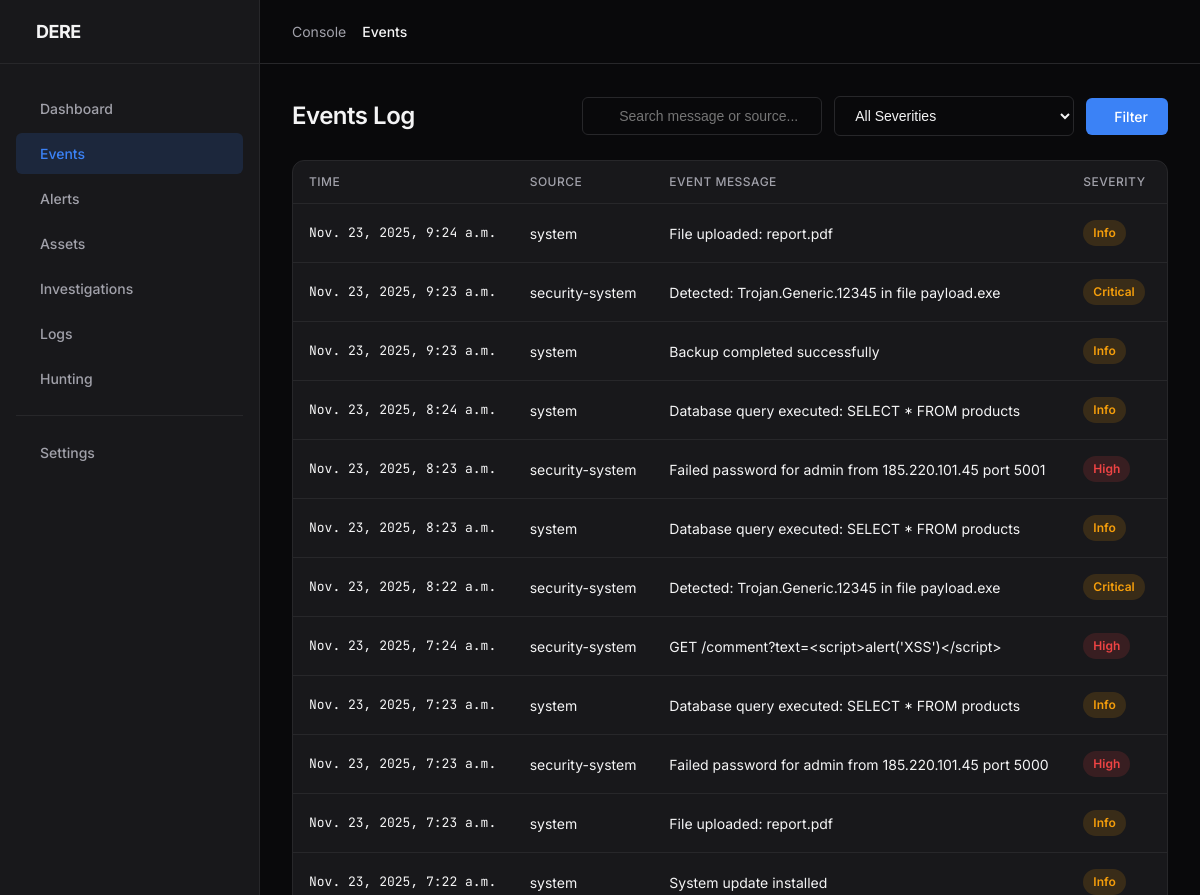
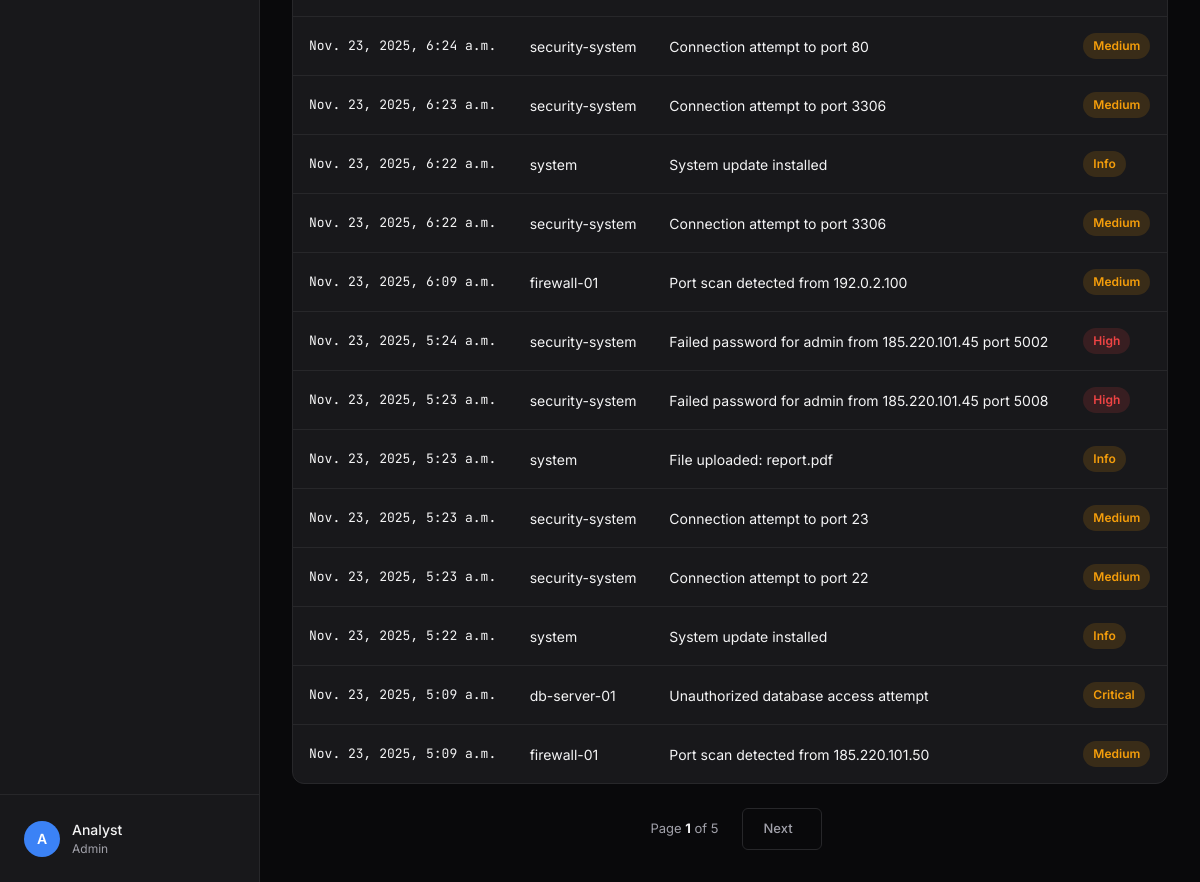
Screenshot of /events/ (signed in) with the database file from the repository (2 pictures, top to bottom).
### apps/core/models.py (models this page shows, shortened)
class Event(models.Model):
    SEVERITY_CHOICES = [
        ('info', 'Info'),
        ('low', 'Low'),
        ('medium', 'Medium'),
        ('high', 'High'),
        ('critical', 'Critical'),
    ]
    EVENT_CATEGORIES = [
        ('authentication', 'Authentication'),
        ('network', 'Network'),
        ('malware', 'Malware'),
        ('data_access', 'Data Access'),
        ('system', 'System'),
        ('application', 'Application'),
        ('threat', 'Threat'),
    ]
    time = models.DateTimeField(db_index=True)
    source = models.CharField(max_length=128, db_index=True)
    log_source = models.ForeignKey(LogSource, null=True, blank=True, on_delete=models.SET_NULL)
    message = models.TextField()
    raw_log = models.TextField(blank=True)
    severity = models.CharField(max_length=16, choices=SEVERITY_CHOICES, default='info', db_index=True)
    category = models.CharField(max_length=32, choices=EVENT_CATEGORIES, default='system')
    asset = models.ForeignKey(Asset, null=True, blank=True, on_delete=models.SET_NULL)
    source_ip = models.GenericIPAddressField(null=True, blank=True, db_index=True)
    dest_ip = models.GenericIPAddressField(null=True, blank=True)
    source_port = models.IntegerField(null=True, blank=True)
    dest_port = models.IntegerField(null=True, blank=True)
    username = models.CharField(max_length=128, blank=True, db_index=True)
    process_name = models.CharField(max_length=256, blank=True)
    file_path = models.CharField(max_length=512, blank=True)
    protocol = models.CharField(max_length=32, blank=True)
    action = models.CharField(max_length=64, blank=True)
    result = models.CharField(max_length=64, blank=True)
    source_geo_country = models.CharField(max_length=64, blank=True)
    source_geo_city = models.CharField(max_length=128, blank=True)
    source_geo_lat = models.FloatField(null=True, blank=True)
    source_geo_lon = models.FloatField(null=True, blank=True)
    tags = models.TextField(blank=True)  # JSON array
    custom_fields = models.TextField(blank=True)  # JSON object
    created = models.DateTimeField(auto_now_add=True)
    class Meta:
        ordering = ['-time']
        indexes = [
            models.Index(fields=['-time', 'severity']),
            models.Index(fields=['source_ip', '-time']),
        ]

### apps/core/views.py (the view)
# urls.py: path('events/', views.events, name='events'),
@login_required
def events(request):
    qs = Event.objects.all()
    q = request.GET.get('q', '')
    severity = request.GET.get('severity', '')
    category = request.GET.get('category', '')
    source_ip = request.GET.get('source_ip', '')
    username = request.GET.get('username', '')
    time_range = request.GET.get('time_range', '24h')
    if q:
        qs = qs.filter(Q(message__icontains=q) | Q(source__icontains=q))
    if severity:
        qs = qs.filter(severity=severity)
    if category:
        qs = qs.filter(category=category)
    if source_ip:
        qs = qs.filter(source_ip=source_ip)
    if username:
        qs = qs.filter(username__icontains=username)
    now = timezone.now()
    if time_range == '1h':
        qs = qs.filter(time__gte=now - timedelta(hours=1))
    elif time_range == '24h':
        qs = qs.filter(time__gte=now - timedelta(hours=24))
    elif time_range == '7d':
        qs = qs.filter(time__gte=now - timedelta(days=7))
    elif time_range == '30d':
        qs = qs.filter(time__gte=now - timedelta(days=30))
    paginator = Paginator(qs, 25)
    page_number = request.GET.get('page')
    page_obj = paginator.get_page(page_number)
    context = {
        'page_obj': page_obj,
        'q': q,
        'severity': severity,
        'category': category,
        'source_ip': source_ip,
        'username': username,
        'time_range': time_range,
        'severity_choices': Event.SEVERITY_CHOICES,
        'category_choices': Event.EVENT_CATEGORIES,
    }
    return render(request, 'siem/events.html', context)

### templates/siem/events.html (shortened to what this page needs)
{% extends 'base.html' %}
{% block page_title %}Events{% endblock %}
{% block content %}
<div class="container">
  <div class="top-row">
    <h2>Events Log</h2>
    <form method="get" class="center" style="flex-wrap: wrap; justify-content: flex-end;">
      <div style="position: relative;">
        <input class="input" type="text" name="q" placeholder="Search message or source..." value="{{ q|default:'' }}"
          style="padding-left: 36px;">
      </div>
      <select class="input" name="severity">
        <option value="">All Severities</option>
      </select>
      <button class="btn" type="submit">
         Filter
      </button>
    </form>
  </div>
  <div class="card full-width" style="padding: 0; overflow: hidden;">
    <div class="table-container">
      <table class="table">
        <thead>
          <tr>
            <th>Time</th>
            <th>Source</th>
            <th>Event Message</th>
            <th>Severity</th>
          </tr>
        </thead>
        <tbody>
          {% for e in page_obj.object_list %}
          <tr>
            <td style="font-family: 'JetBrains Mono'; font-size: 13px; white-space: nowrap;">{{ e.time }}</td>
            <td>{{ e.source }}</td>
            <td>{{ e.message }}</td>
            <td>
              <span
                class="severity {% if e.severity == 'low' %}sev-low{% elif e.severity == 'high' %}sev-high{% else %}sev-medium{% endif %}">
                {{ e.severity }}
              </span>
            </td>
          </tr>
          {% empty %}
          <tr>
            <td colspan="4" class="center" style="padding: 32px; color: var(--text-muted);">No events found matching
              your criteria.</td>
          </tr>
          {% endfor %}
        </tbody>
      </table>
    </div>
  </div>
  <div class="center" style="margin-top: 24px; justify-content: center;">
    <span class="muted small" style="margin: 0 12px;">
      Page <strong style="color: var(--text-main);">{{ page_obj.number }}</strong> of {{ page_obj.paginator.num_pages }}
    </span>
    {% if page_obj.has_next %}
    <a class="btn ghost small" href="?page={{ page_obj.next_page_number }}&q={{ q|urlencode }}&severity={{ severity }}">
      Next
    </a>
    {% endif %}
  </div>
</div>
{% endblock %}

### static/css/styles.css (style rules this page uses)
:root { --bg-app: #09090b; --bg-panel: #18181b; --bg-card: #18181b; --bg-hover: #27272a; --text-main: #f4f4f5; --text-muted: #a1a1aa; --text-dim: #52525b; --accent-primary: #3b82f6; --accent-hover: #2563eb; --accent-glow: rgba(59, 130, 246, 0.15); --status-success: #10b981; --status-warning: #f59e0b; --status-danger: #ef4444; --status-info: #06b6d4; --border-subtle: #27272a; --border-focus: #3b82f6; --sidebar-width: 260px; --header-height: 64px; --radius-sm: 6px; --radius-md: 12px; --radius-lg: 16px; }
*, *::before, *::after { box-sizing: border-box; margin: 0; padding: 0; }
body { font-family: 'Inter', system-ui, -apple-system, sans-serif; background-color: var(--bg-app); color: var(--text-main); line-height: 1.5; -webkit-font-smoothing: antialiased; height: 100vh; overflow: hidden; }
a { text-decoration: none; color: inherit; transition: 0.2s; }
button { font-family: inherit; }
.container { max-width: 1200px; margin: 0 auto; }
.top-row { display: flex; justify-content: space-between; align-items: center; margin-bottom: 24px; flex-wrap: wrap; gap: 16px; }
h2 { font-size: 24px; font-weight: 600; letter-spacing: -0.5px; }
.card { background-color: var(--bg-panel); border: 1px solid var(--border-subtle); border-radius: var(--radius-md); padding: 24px; display: flex; flex-direction: column; transition: transform 0.2s, box-shadow 0.2s; }
.table-container { overflow-x: auto; }
.table { width: 100%; border-collapse: collapse; font-size: 14px; }
.table th { text-align: left; padding: 12px 16px; color: var(--text-muted); font-weight: 500; border-bottom: 1px solid var(--border-subtle); font-size: 12px; text-transform: uppercase; letter-spacing: 0.5px; }
.table td { padding: 16px; border-bottom: 1px solid var(--border-subtle); color: var(--text-main); }
.table tr:last-child td { border-bottom: none; }
.severity { display: inline-flex; align-items: center; padding: 4px 10px; border-radius: 999px; font-size: 12px; font-weight: 600; text-transform: capitalize; }
.sev-medium { background: rgba(245, 158, 11, 0.15); color: var(--status-warning); }
.sev-high { background: rgba(239, 68, 68, 0.15); color: var(--status-danger); }
.input { background-color: var(--bg-app); border: 1px solid var(--border-subtle); color: var(--text-main); padding: 10px 16px; border-radius: var(--radius-sm); font-size: 14px; outline: none; transition: 0.2s; min-width: 240px; }
.btn { background-color: var(--accent-primary); color: white; border: none; padding: 10px 20px; border-radius: var(--radius-sm); font-weight: 500; font-size: 14px; cursor: pointer; transition: 0.2s; display: inline-flex; align-items: center; gap: 8px; }
.btn.ghost { background-color: transparent; color: var(--text-muted); border: 1px solid var(--border-subtle); }
.muted { color: var(--text-muted); }
.small { font-size: 13px; }
.center { display: flex; align-items: center; gap: 12px; }
.full-width { grid-column: 1 / -1; }

### rows the page displays
Event: time "Nov. 23, 2025, 9:24 a.m.", source "system", message "File uploaded: report.pdf", severity "Info"
Event: time "Nov. 23, 2025, 9:23 a.m.", source "security-system", message "Detected: Trojan.Generic.12345 in file payload.exe", severity "Critical"
Event: time "Nov. 23, 2025, 9:23 a.m.", source "system", message "Backup completed successfully", severity "Info"
Event: time "Nov. 23, 2025, 8:24 a.m.", source "system", message "Database query executed: SELECT * FROM products", severity "Info"
Event: time "Nov. 23, 2025, 8:23 a.m.", source "security-system", message "Failed password for admin from 185.220.101.45 port 5001", severity "High"
Event: time "Nov. 23, 2025, 8:23 a.m.", source "system", message "Database query executed: SELECT * FROM products", severity "Info"
Event: time "Nov. 23, 2025, 8:22 a.m.", source "security-system", message "Detected: Trojan.Generic.12345 in file payload.exe", severity "Critical"
Event: time "Nov. 23, 2025, 7:24 a.m.", source "security-system", message "GET /comment?text=<script>alert('XSS')</script>", severity "High"
Event: time "Nov. 23, 2025, 7:23 a.m.", source "system", message "Database query executed: SELECT * FROM products", severity "Info"
Event: time "Nov. 23, 2025, 7:23 a.m.", source "security-system", message "Failed password for admin from 185.220.101.45 port 5000", severity "High"
Event: time "Nov. 23, 2025, 7:23 a.m.", source "system", message "File uploaded: report.pdf", severity "Info"
Event: time "Nov. 23, 2025, 7:22 a.m.", source "system", message "System update installed", severity "Info"
Event: time "Nov. 23, 2025, 6:24 a.m.", source "security-system", message "Connection attempt to port 80", severity "Medium"
Event: time "Nov. 23, 2025, 6:23 a.m.", source "security-system", message "Connection attempt to port 3306", severity "Medium"
Event: time "Nov. 23, 2025, 6:22 a.m.", source "system", message "System update installed", severity "Info"
Event: time "Nov. 23, 2025, 6:22 a.m.", source "security-system", message "Connection attempt to port 3306", severity "Medium"
Event: time "Nov. 23, 2025, 6:09 a.m.", source "firewall-01", message "Port scan detected from 192.0.2.100", severity "Medium"
Event: time "Nov. 23, 2025, 5:24 a.m.", source "security-system", message "Failed password for admin from 185.220.101.45 port 5002", severity "High"
Event: time "Nov. 23, 2025, 5:23 a.m.", source "security-system", message "Failed password for admin from 185.220.101.45 port 5008", severity "High"
Event: time "Nov. 23, 2025, 5:23 a.m.", source "system", message "File uploaded: report.pdf", severity "Info"
Event: time "Nov. 23, 2025, 5:23 a.m.", source "security-system", message "Connection attempt to port 23", severity "Medium"
Event: time "Nov. 23, 2025, 5:23 a.m.", source "security-system", message "Connection attempt to port 22", severity "Medium"
Event: time "Nov. 23, 2025, 5:22 a.m.", source "system", message "System update installed", severity "Info"
Event: time "Nov. 23, 2025, 5:09 a.m.", source "db-server-01", message "Unauthorized database access attempt", severity "Critical"
Event: time "Nov. 23, 2025, 5:09 a.m.", source "firewall-01", message "Port scan detected from 185.220.101.50", severity "Medium"

### other values shown
{{ page_obj.number }} "1"
{{ page_obj.paginator.num_pages }} "5"
